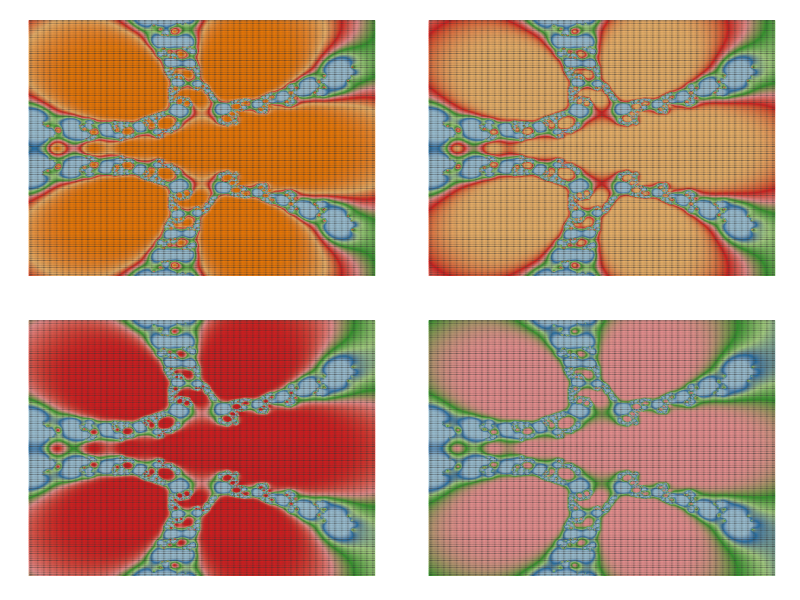

Generate this figure with R:
# https://www.linkedin.com/groups/Blurry-Fractals-I-love-ggplot2-77616.S.5855241489969348609?view=&gid=77616&type=member&item=5855241489969348609&trk=eml-anet_dig-b_nd-pst_ttle-cn

library(ggplot2)
library(numDeriv)
library(RColorBrewer)
library(gridExtra)
## Polynom: choose only one or try yourself
#f  <- function (z) {z^3-1}        #Blurry 1
#f  <- function (z) {z^4+z-1}     #Blurry 2
f  <- function (z) {z^5+z^3+z-1} #Blurry 3
z <- outer(seq(-2, 2, by = 0.01),1i*seq(-2, 2, by = 0.01),'+')
for (k in 1:5) z <- z-f(z)/matrix(grad(f, z), nrow=nrow(z))
## Supressing texts, titles, ticks, background and legend.
opt <- theme(legend.position="none",
             panel.background = element_blank(),
             axis.ticks=element_blank(), 
             axis.title=element_blank(), 
             axis.text =element_blank())
z <- data.frame(expand.grid(x=seq(ncol(z)), y=seq(nrow(z))), z=as.vector(exp(-Mod(f(z)))))
# Create plots. Choose a palette with display.brewer.all()
p1 <- ggplot(z, aes(x=x, y=y, color=z)) + geom_tile() + scale_colour_gradientn(colours=brewer.pal(8, "Paired")) + opt
p2 <- ggplot(z, aes(x=x, y=y, color=z)) + geom_tile() + scale_colour_gradientn(colours=brewer.pal(7, "Paired")) + opt
p3 <- ggplot(z, aes(x=x, y=y, color=z)) + geom_tile() + scale_colour_gradientn(colours=brewer.pal(6, "Paired")) + opt
p4 <- ggplot(z, aes(x=x, y=y, color=z)) + geom_tile() + scale_colour_gradientn(colours=brewer.pal(5, "Paired")) + opt
# Arrange four plots in a 2x2 grid
grid.arrange(p1, p2, p3, p4, ncol=2)
